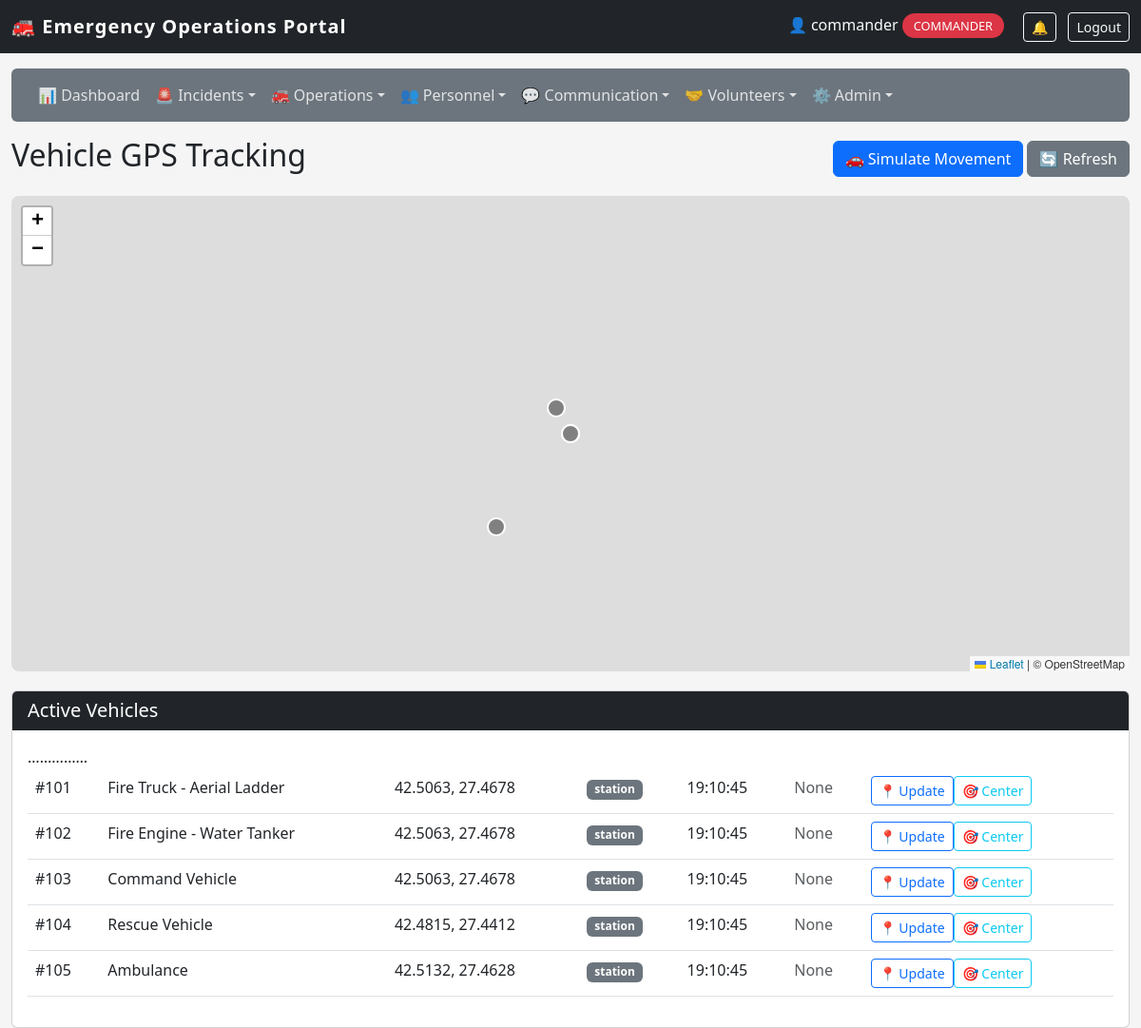
The page /staff/vehicle-tracking (signed in) on the database as committed earlier.
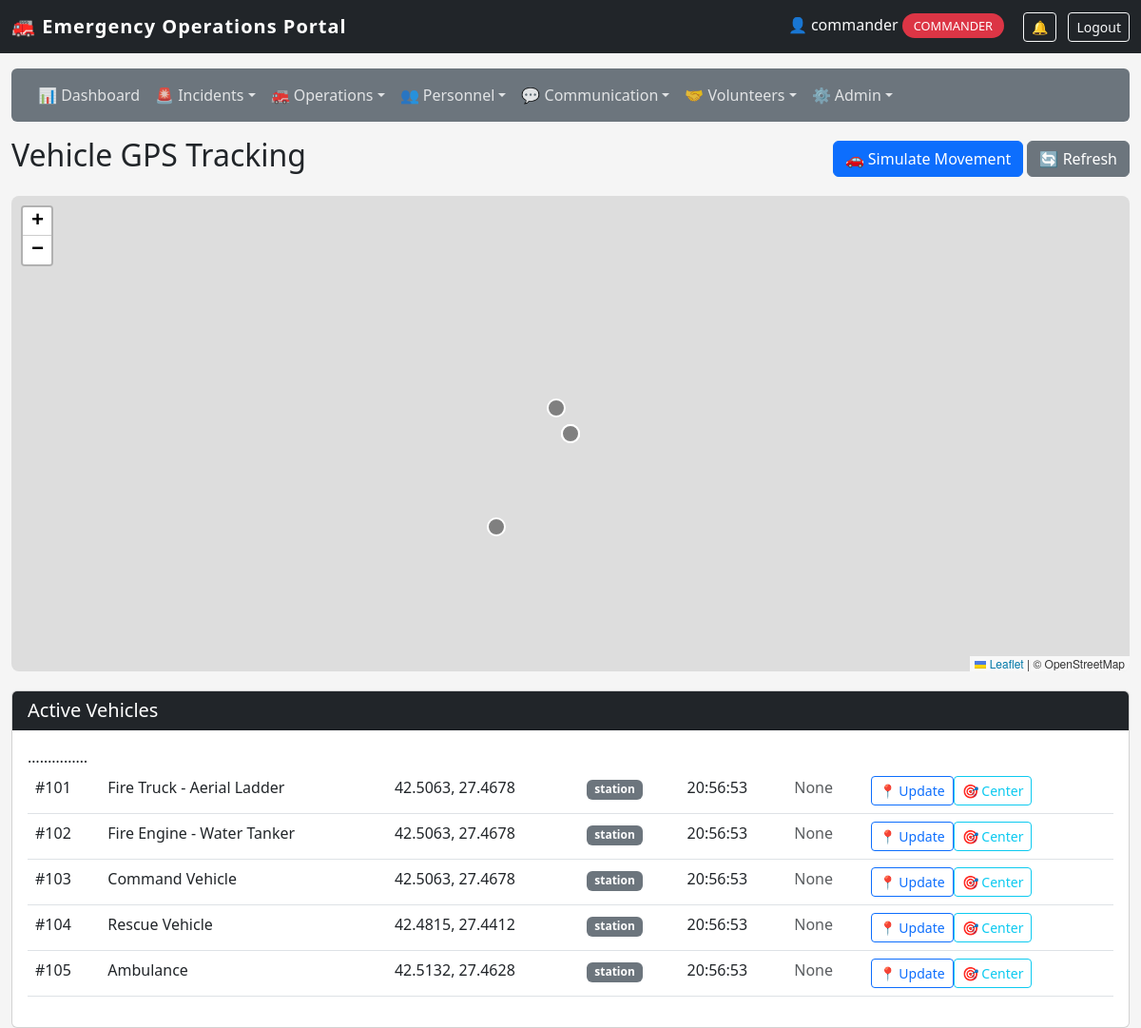
The same page on the database as committed later.
### app/models/vehicle.py (models this page shows)
class Vehicle(db.Model):
    id = db.Column(db.Integer, primary_key=True)
    type = db.Column(db.String(50))
    location = db.Column(db.String(200))
    latitude = db.Column(db.Float, nullable=True)
    longitude = db.Column(db.Float, nullable=True)
    last_updated = db.Column(db.DateTime, default=datetime.datetime.utcnow, onupdate=datetime.datetime.utcnow)
    speed = db.Column(db.Float, nullable=True)
    heading = db.Column(db.Integer, nullable=True)
    status = db.Column(db.String(20), default='station')
    current_incident_id = db.Column(db.Integer, db.ForeignKey('incident.id'), nullable=True)
    current_incident = db.relationship('Incident', foreign_keys=[current_incident_id])
    firefighters = db.relationship('Firefighter', backref='assigned_vehicle', lazy=True)

### app/routes/firefighters.py (the view)
@firefighters_bp.route('/staff/vehicle-tracking')
@login_required
@role_required('dispatcher', 'commander', 'firefighter')
def vehicle_tracking():
    vehicles = Vehicle.query.all()
    incidents = Incident.query.filter(Incident.status != 'Closed').all()
    return render_template('staff/personnel/vehicle_tracking.html',
                           vehicles=vehicles,
                           incidents=incidents)

### app/utils.py (called while the page is built)
def login_required(f):
    @wraps(f)
    def decorated_function(*args, **kwargs):
        if not session.get('logged_in'):
            flash('Please login to access the staff portal.', 'warning')
            return redirect(url_for('auth.staff_login'))
        return f(*args, **kwargs)
    return decorated_function

def role_required(*roles):
    def decorator(f):
        @wraps(f)
        def decorated_function(*args, **kwargs):
            if not session.get('logged_in'):
                flash('Please login to access the staff portal.', 'warning')
                return redirect(url_for('auth.staff_login'))
            if session.get('user_role') not in roles:
                flash('Unauthorized access. This incident has been logged.', 'danger')
                return redirect(url_for('dashboard.staff_dashboard'))
            return f(*args, **kwargs)
        return decorated_function
    return decorator

### app/templates/staff/personnel/vehicle_tracking.html (shortened to what this page needs)
{% extends "staff/base.html" %}
{% block content %}
<div class="d-flex justify-content-between align-items-center mb-3">
    <h2>Vehicle GPS Tracking</h2>
    <div>
        <button class="btn btn-primary" onclick="simulateMovement()">🚗 Simulate Movement</button>
        <button class="btn btn-secondary" onclick="refreshMap()">🔄 Refresh</button>
    </div>
</div>
<div id="map" style="height: 500px; width: 100%; border-radius: 8px; margin-bottom: 20px;"></div>
<div class="card">
    <div class="card-header bg-dark text-white"><h5 class="mb-0">Active Vehicles</h5></div>
    <div class="card-body">
        <div class="table-responsive">
            <table class="table table-hover">
                <tbody id="vehicleTable">
                    {% for vehicle in vehicles %}
                    <tr data-vehicle-id="{{ vehicle.id }}">
                        <td>#{{ vehicle.id }}</td>
                        <td>{{ vehicle.type }}</td>
                        <td>{% if vehicle.latitude and vehicle.longitude %}{{ vehicle.latitude|round(4) }}, {{ vehicle.longitude|round(4) }}{% else %}<span class="text-muted">Unknown</span>{% endif %}</td>
                        <td><span class="badge bg-{% if vehicle.status == 'station' %}secondary{% elif vehicle.status == 'en_route' %}info{% elif vehicle.status == 'on_scene' %}warning{% elif vehicle.status == 'returning' %}success{% else %}dark{% endif %}">{{ vehicle.status|replace('_', ' ') }}</span></td>
                        <td>{% if vehicle.last_updated %}{{ vehicle.last_updated.strftime('%H:%M:%S') }}{% else %}Never{% endif %}</td>
                        <td>{% if vehicle.current_incident %}<a href="{{ url_for('incidents.detail', incident_id=vehicle.current_incident.id) }}">#{{ vehicle.current_incident.id }} - {{ vehicle.current_incident.title|truncate(20) }}</a>{% else %}<span class="text-muted">None</span>{% endif %}</td>
                        <td><button class="btn btn-sm btn-outline-primary" onclick="updateLocation({{ vehicle.id }})">📍 Update</button><button class="btn btn-sm btn-outline-info" onclick="centerOnVehicle({{ vehicle.latitude or 42.5063 }}, {{ vehicle.longitude or 27.4678 }})">🎯 Center</button></td>
                    </tr>
                    {% endfor %}
                </tbody>
            </table>
        </div>
    </div>
</div>
<link rel="stylesheet" href="https://unpkg.com/leaflet@1.9.4/dist/leaflet.css" />
{% endblock %}

Rows that differ between the two databases and show on the page:
changed Vehicle "Fire Truck - Aerial Ladder": last_updated "19:10:45" → "20:56:53"
changed Vehicle "Fire Engine - Water Tanker": last_updated "19:10:45" → "20:56:53"
changed Vehicle "Command Vehicle": last_updated "19:10:45" → "20:56:53"
changed Vehicle "Rescue Vehicle": last_updated "19:10:45" → "20:56:53"
changed Vehicle "Ambulance": last_updated "19:10:45" → "20:56:53"
